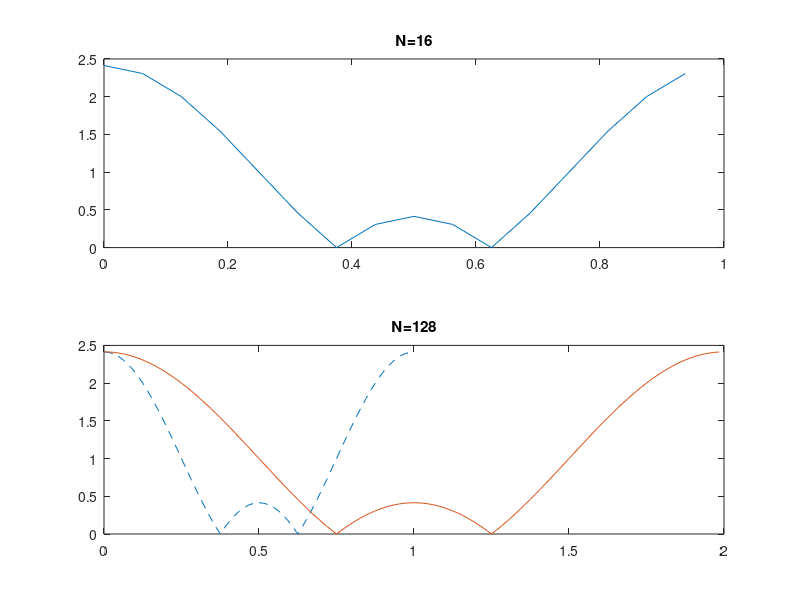

The MATLAB script that drew this image:
% P9_7.M Computer DFT of sin(pi*t/4)  [0,4]
%  frequency is 1/8 Hertz; 4 seconds is half a cycle
clear
clf
N1=16;			% 16 Points
Ts=1			% Period 16 seconds
t1=0:1:4;		% Fmax is .5 Hz
N11=N1-length(t1);
f1=[sin(pi*t1./4) zeros(1,N11)];
FT1=fft(f1,N1);
fs=1/(N1*Ts);				% Frequency spacing
freq1=fs*linspace(0,N1-1,N1);    % N  points in frequency
subplot(2,1,1),plot(freq1,abs(FT1))			% Not shifted
title('N=16')
%
N2=64			% Period is 64 sec.
t1=0:1:4;
N21=N2-length(t1);
f2=[sin(pi*t1./4) zeros(1,N21)];
FT2=fft(f2,N2);
fs=1/(N2*Ts);			% Frequency spacing
freq2=fs*linspace(0,N2-1,N2);   % N  points in frequency
subplot(2,1,2),plot(freq2,abs(FT2),'--')
title('N=64, Ts=.5')
hold on
%
N3=128
Ts=.5			% Fmax is 1 Hz
t1=0:Ts:4;
N31=N3-length(t1);
f3=[sin(pi*t1./4) zeros(1,N31)];
FT3=fft(f1,N3);
fs=1/(N3*Ts);				% Frequency spacing
freq3=fs*linspace(0,N3-1,N3);    % N  points in frequency
subplot(2,1,2),plot(freq3,abs(FT3))
title('N=128')
